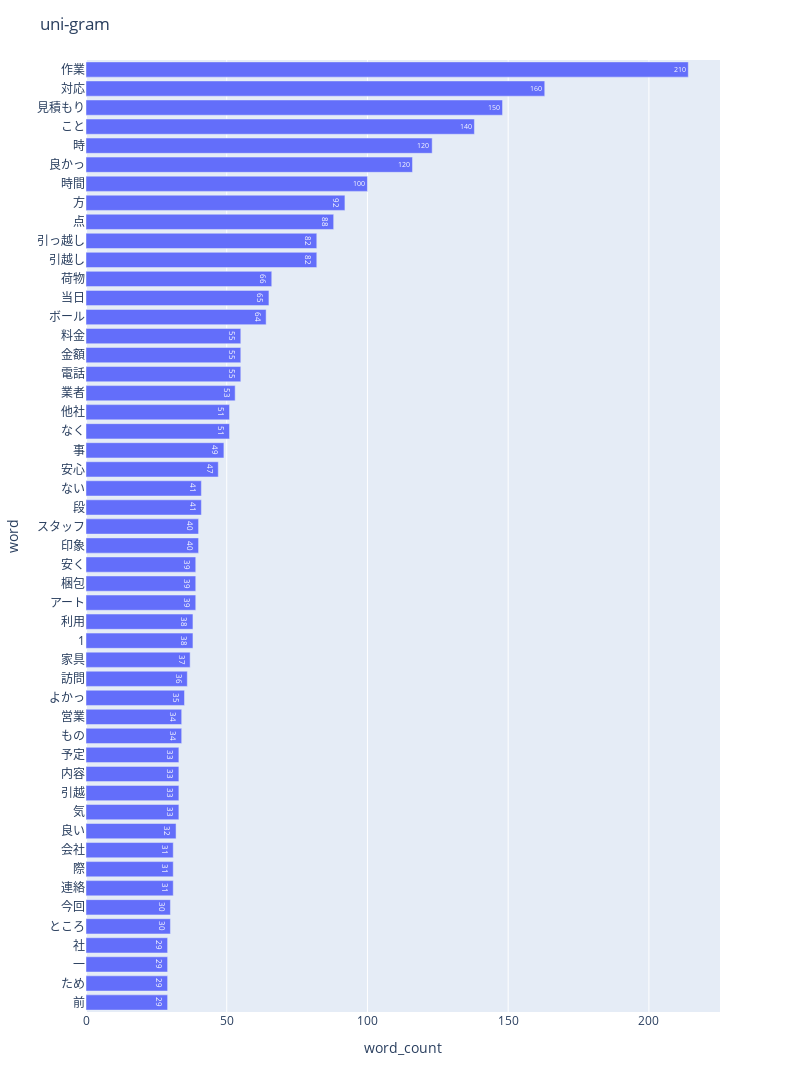

Notebook cell for this chart:
### Code cell
# nlplotで直近1カ月のレビューを可視化・分析
# 頻出単語
import nlplot

npt = nlplot.NLPlot(yamato_2022, target_col='words')

# top_nで頻出上位単語, min_freqで頻出下位単語を指定
stopwords = npt.get_stopword(top_n=0, min_freq=0)

npt.bar_ngram(
    title='uni-gram',
    xaxis_label='word_count',
    yaxis_label='word',
    ngram=1,
    top_n=50,
    stopwords=stopwords,
)

### Figure 1 — Plotly figure (JSON) as saved in the notebook; plotly's stock layout.template omitted (floating-point values rounded to 4 significant figures)
{"data": [{"alignmentgroup": "True", "hovertemplate": "word_count=%{text}<br>word=%{y}<extra></extra>", "legendgroup": "", "marker": {"pattern": {"shape": ""}}, "name": "", "offsetgroup": "", "orientation": "h", "showlegend": false, "text": [29, 29, 29, 29, 30, 30, 31, 31, 31, 32, 33, 33, 33, 33, 34, 34, 35, 36, 37, 38, 38, 39, 39, 39, 40, 40, 41, 41, 47, 49, 51, 51, 53, 55, 55, 55, 64, 65, 66, 82, 82, 88, 92, 100, 116, 123, 138, 148, 163, 214], "textposition": "auto", "texttemplate": "%{text:.2s}", "type": "bar", "x": [29, 29, 29, 29, 30, 30, 31, 31, 31, 32, 33, 33, 33, 33, 34, 34, 35, 36, 37, 38, 38, 39, 39, 39, 40, 40, 41, 41, 47, 49, 51, 51, 53, 55, 55, 55, 64, 65, 66, 82, 82, 88, 92, 100, 116, 123, 138, 148, 163, 214], "xaxis": "x", "y": ["前", "ため", "一", "社", "ところ", "今回", "連絡", "際", "会社", "良い", "気", "引越", "内容", "予定", "もの", "営業", "よかっ", "訪問", "家具", "1", "利用", "アート", "梱包", "安く", "印象", "スタッフ", "段", "ない", "安心", "事", "なく", "他社", "業者", "電話", "金額", "料金", "ボール", "当日", "荷物", "引越し", "引っ越し", "点", "方", "時間", "良かっ", "時", "こと", "見積もり", "対応", "作業"], "yaxis": "y"}], "layout": {"barmode": "relative", "height": 1100, "legend": {"tracegroupgap": 0}, "margin": {"t": 60}, "title": {"text": "uni-gram"}, "width": 800, "xaxis": {"anchor": "y", "domain": [0, 1], "title": {"text": "word_count"}}, "yaxis": {"anchor": "x", "domain": [0, 1], "title": {"text": "word"}}}}
